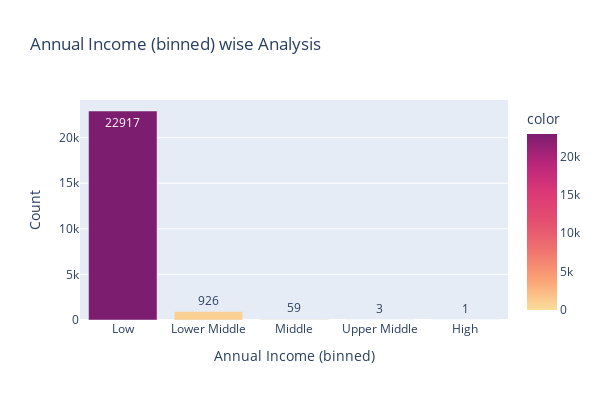

The notebook cell this image was saved under:
### Code cell
import plotly.express as px

# Calculate the value counts for 'Annual Income (binned)'
income_binned_counts = df['Annual Income (binned)'].value_counts()

# Create a bar plot using Plotly Express
fig = px.bar(x=income_binned_counts.index,
             y=income_binned_counts.values,
             title='Annual Income (binned) wise Analysis',
             width=600, height=400,
             text=income_binned_counts.values,
             color=income_binned_counts.values,
             color_continuous_scale='Sunsetdark',
             labels={"x": "Annual Income (binned)", "y": "Count"})

fig.show()

### Figure 1 — Plotly figure (JSON) as saved in the notebook; plotly's stock layout.template omitted (floating-point values rounded to 4 significant figures)
{"data": [{"alignmentgroup": "True", "hovertemplate": "Annual Income (binned)=%{x}<br>Count=%{y}<br>text=%{text}<br>color=%{marker.color}<extra></extra>", "legendgroup": "", "marker": {"color": [22917, 926, 59, 3, 1], "coloraxis": "coloraxis", "pattern": {"shape": ""}}, "name": "", "offsetgroup": "", "orientation": "v", "showlegend": false, "text": [22917, 926, 59, 3, 1], "textposition": "auto", "type": "bar", "x": ["Low", "Lower Middle", "Middle", "Upper Middle", "High"], "xaxis": "x", "y": [22917, 926, 59, 3, 1], "yaxis": "y"}], "layout": {"barmode": "relative", "coloraxis": {"colorbar": {"title": {"text": "color"}}, "colorscale": [[0, "rgb(252, 222, 156)"], [0.1667, "rgb(250, 164, 118)"], [0.3333, "rgb(240, 116, 110)"], [0.5, "rgb(227, 79, 111)"], [0.6667, "rgb(220, 57, 119)"], [0.8333, "rgb(185, 37, 122)"], [1, "rgb(124, 29, 111)"]]}, "height": 400, "legend": {"tracegroupgap": 0}, "title": {"text": "Annual Income (binned) wise Analysis"}, "width": 600, "xaxis": {"anchor": "y", "domain": [0, 1], "title": {"text": "Annual Income (binned)"}}, "yaxis": {"anchor": "x", "domain": [0, 1], "title": {"text": "Count"}}}}
